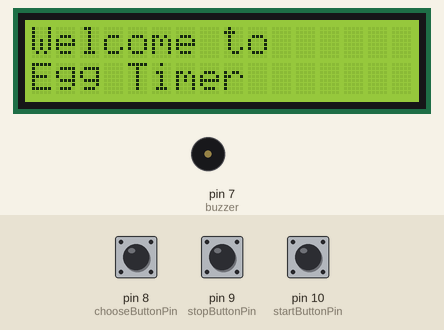
A sketch run on a simulated Arduino Uno, built with avr-gcc and run on an emulated ATmega328P. Parts: 16×2 character LCD, buzzer (waves = sounding, pin HIGH). The test bench sets the inputs (shaded band); at power-on: pin 8 (chooseButtonPin) LOW, pin 10 (startButtonPin) LOW, pin 9 (stopButtonPin) LOW.

Above: at 1.2 s.
1.3 s: pin 8 (chooseButtonPin) pulled HIGH for 0.15 s
At 4.0 s:
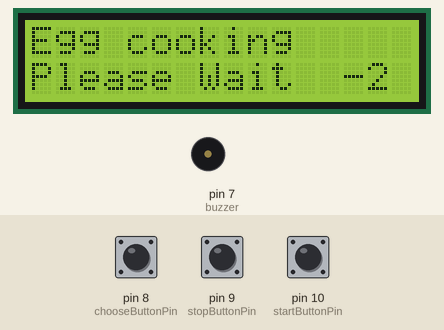
4.4 s: pin 10 (startButtonPin) pulled HIGH for 0.15 s
At 5.8 s:
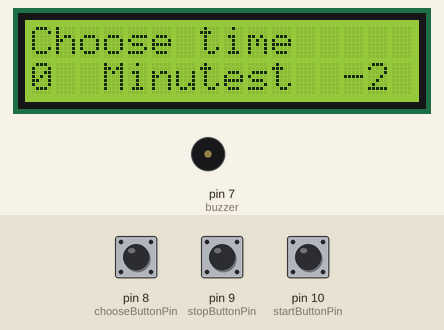
6.7 s: pin 8 (chooseButtonPin) pulled HIGH for 1 s
At 8.5 s:
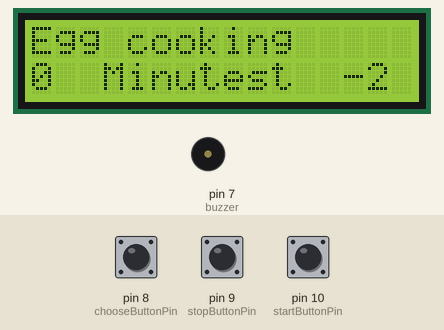
10.2 s: pin 10 (startButtonPin) pulled HIGH for 1 s
At 12.5 s:
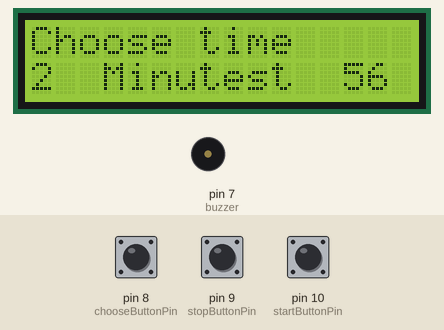
13.3 s: pin 9 (stopButtonPin) pulled HIGH for 0.15 s
At 14.3 s:
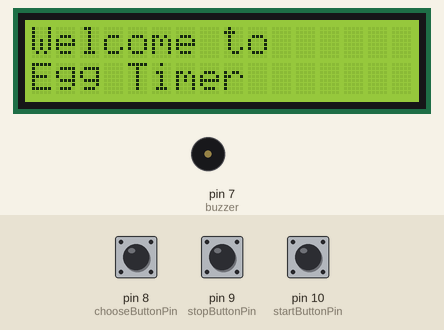
14.9 s: pin 10 (startButtonPin) pulled HIGH for 0.15 s
At 16.5 s:
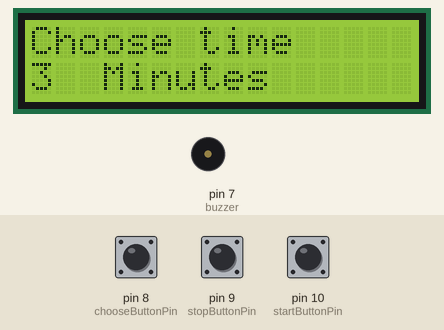
Timing chart, 0 to 18.0 s (numbered marks = the images above; inputs shaded):
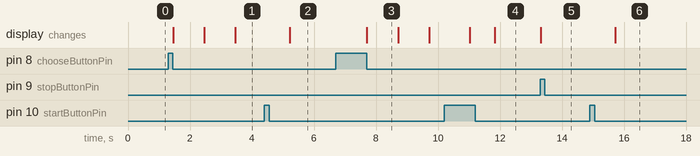

Measured:
- after the input at 1.3 s, the display: first changes after 0.16 s (image 1 shows a later state)
- after the input at 4.4 s, the display: changes after 0.82 s (image 2)
- after the input at 6.7 s, the display: changes after 1.0 s (image 3)
- after the input at 10.2 s, the display: first changes after 0.82 s (image 4 shows a later state)
- after the input at 13.3 s, the display: changes at once (image 5)
- after the input at 14.9 s, the display: first changes after 0.82 s (image 6 shows a later state)
- what the display in image 3 shows lasts 1.0 s, from 7.7 s to 8.7 s

The sketch:

Egg_timer_.ino
```cpp
//(1) Libraries
#include <LiquidCrystal.h>                                   //includes function for LCD (l44)
const int rs = 12, en = 11, d4 = 5, d5 = 4, d6 = 3, d7 = 2;  //(l48)
LiquidCrystal lcd(rs, en, d4, d5, d6, d7);                   //create an instance of a lcd class //(l49)


//(2) Constants
const int startButtonPin = 10;
const int stopButtonPin = 9;
const int chooseButtonPin = 8;
const int buzzer = 7;


//(3) Variables
String topLineLCD = "Welcome to      ";
String bottomLineLCD = "Egg Timer           ";
int systemState = 0;
int startButtonState = 0;  //to hold the current state of buttons
int stopButtonState = 0;
int chooseButtonState = 0;
bool isChoosen = false;
//timer variables
unsigned long currentTime = 0;  //record the current time in ms since uno started
unsigned long startTime = 0;    //timer start time in ms since uno started
int interval = 3000;            //timer interval in ms
int waitTime = 180;
int cooktime = 0;


void setup() {  //(4) Setup
  // put your setup code here, to run once:
  lcd.begin(16, 2);    //starts lcd with 16 colunms(0-15) and 2 rows(0-1)
  Serial.begin(9600);  //start serial comms
  updateLCD();         //update LCD to show welcome message
  pinMode(buzzer, OUTPUT);
}

void loop() {  //(5) loop
  // put your main code here, to run repeatedly:
  //Section 1 - Read Buttons, Sensors and check time
  startButtonState = digitalRead(startButtonPin);
  stopButtonState = digitalRead(stopButtonPin);
  chooseButtonState = digitalRead(chooseButtonPin);
  currentTime = millis();  //millis returns time in ms since pwr on.


  //Section 2 - Button Actions
  if (startButtonState == HIGH) {  //if start pressed do ...
   // delay(800);
    systemState = 1;
    //(cooktime = cooktime + 60);
  } else if (stopButtonState == HIGH) {  //if stop pressed do ...
    systemState = 0;
  } else if (chooseButtonState == HIGH) {  //if choose pressed do ...
    isChoosen = true;
  }


  //Section 3  - Action System States
  if (systemState == 0) {                     //state 0 - welcome state
    topLineLCD = "Welcome to      ";          //can only be 16 chars (whitespace to 16)
    bottomLineLCD = "Egg Timer            ";  //can only be 16 chars (whitespace to 16)
    updateLCD();                              //update LCD

  } else if (systemState == 1) {  //state 1 - choose state
    updateLCD();
    topLineLCD = "Choose time     ";
    bottomLineLCD = String(cooktime/60) + "  Minutes";
    if(startButtonState == HIGH) {
    (cooktime = cooktime + 60);
    delay(800); }
    }
    if (cooktime > 360) {
      (cooktime = 120);
    }
    if (isChoosen) {           //if choosen move to system state 2
      systemState = 2;
      startTime = currentTime;  //record start time for timing in next state (2).
      isChoosen = false;        //reset state varible for next choosing
    }
  else if (systemState == 2) { //state 2 - processing state
    topLineLCD = "Egg cooking        ";
    updateLCD();  //update LCD
    // if time now - start time is greater than 1000ms do something
    if (currentTime - startTime >= 1000) {
      //(do something every sec)
      cooktime--;  //increment by 1
      bottomLineLCD = "Please Wait  " + String(cooktime) + "    ";
      updateLCD;
      if (cooktime == 0) {  //if wait time is 10 (>9)
      cooktime =120;
        systemState = 3;
      }
      startTime = currentTime;  //record start time for timing in next state (3).
    }


  } else if (systemState == 3) {  //state 3 - processing state
    topLineLCD = "Egg complete!!!!      ";
    bottomLineLCD = "ENJOY!!!!     ";
    if (systemState == 3) {
      tone(buzzer, 1000, 300);
      tone(buzzer, 500, 300);
    }
    if (systemState == 4) {
      noTone(buzzer);
    }
    if (systemState == 4) {
      noTone(buzzer);
    }
    if (systemState == 2) {
      noTone(buzzer);
    }
    if (systemState == 1) {
      noTone(buzzer);
    }
    if (systemState == 0) {
      noTone(buzzer);
    }
    updateLCD();  //update LCD
  }

  //Section 4  - Write info to LCD


}  ///end of loop

void updateLCD() {
  lcd.home();  //set cursor to 0 col, 0 row (i.e. top corner)
  lcd.print(topLineLCD);
  lcd.setCursor(0, 1);  //set cursor to 0 col, row 1 (start of sec line)
  lcd.print(bottomLineLCD);
}
```
